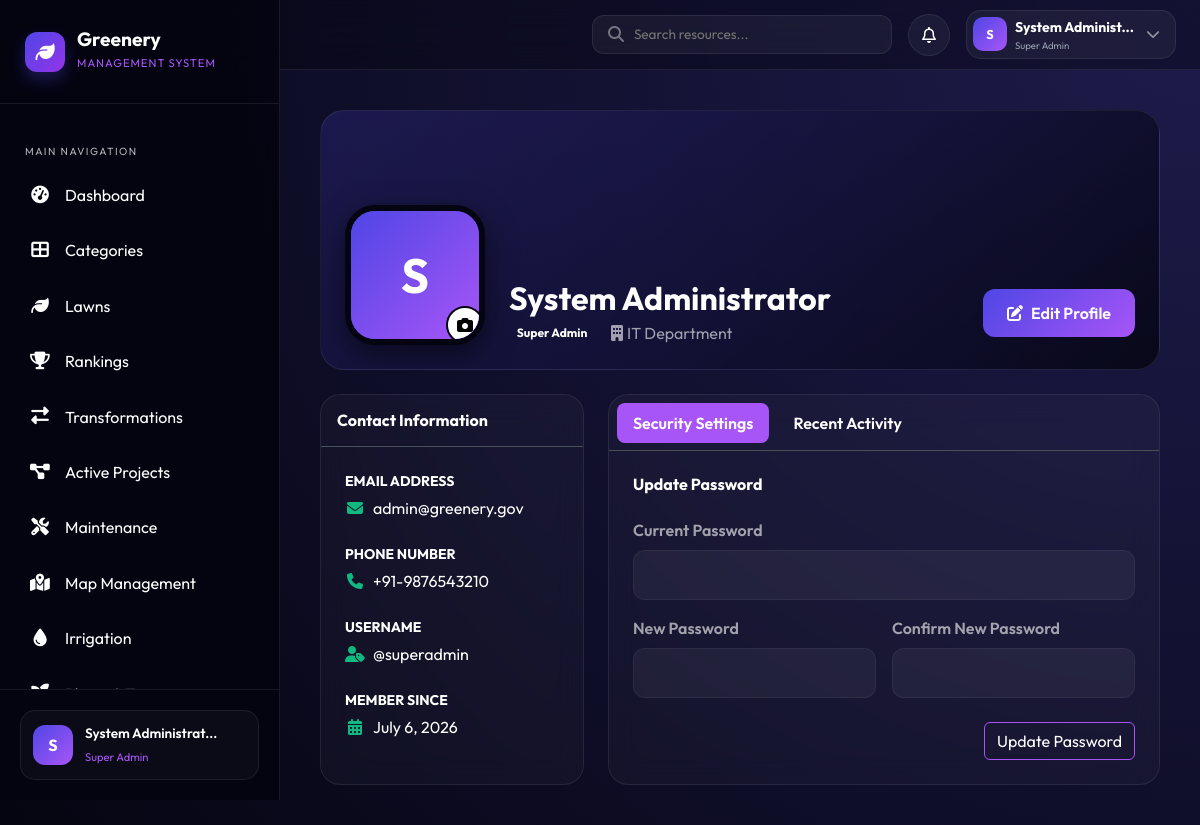
The app's page /profile.php (signed in) with its own data.
### tables this page shows
CREATE TABLE IF NOT EXISTS users (
    id INT AUTO_INCREMENT PRIMARY KEY,
    username VARCHAR(100) NOT NULL UNIQUE,
    email VARCHAR(255) NOT NULL UNIQUE,
    password VARCHAR(255) NOT NULL,
    full_name VARCHAR(255) NOT NULL,
    phone VARCHAR(20),
    avatar VARCHAR(500) DEFAULT NULL,
    role_id INT NOT NULL,
    department VARCHAR(255),
    is_active TINYINT(1) DEFAULT 1,
    last_login TIMESTAMP NULL,
    remember_token VARCHAR(255) DEFAULT NULL,
    reset_token VARCHAR(255) DEFAULT NULL,
    reset_token_expiry DATETIME DEFAULT NULL,
    created_at TIMESTAMP DEFAULT CURRENT_TIMESTAMP,
    updated_at TIMESTAMP DEFAULT CURRENT_TIMESTAMP ON UPDATE CURRENT_TIMESTAMP,
    FOREIGN KEY (role_id) REFERENCES roles(id) ON DELETE RESTRICT
);

CREATE TABLE IF NOT EXISTS roles (
    id INT AUTO_INCREMENT PRIMARY KEY,
    role_name VARCHAR(100) NOT NULL UNIQUE,
    role_slug VARCHAR(100) NOT NULL UNIQUE,
    description TEXT,
    permissions JSON,
    is_active TINYINT(1) DEFAULT 1,
    created_at TIMESTAMP DEFAULT CURRENT_TIMESTAMP,
    updated_at TIMESTAMP DEFAULT CURRENT_TIMESTAMP ON UPDATE CURRENT_TIMESTAMP
);

### profile.php (the view, shortened to what the rows shown need)
<?php
require_once __DIR__ . '/includes/header.php';
$u = currentUser();
?>
<?php include __DIR__ . '/includes/sidebar.php'; ?>
<div class="main-content">
    <div class="content-area">
        <div class="profile-header-banner mb-4" data-aos="fade-down">
            <div class="profile-meta d-flex align-items-end p-4">
                <div class="profile-avatar-large me-4">
                    <?php if ($u['avatar']): ?>
                        <img src="<?php echo UPLOADS_URL . '/' . e($u['avatar']); ?>" alt="">
                    <?php else: ?>
                        <div class="avatar-initials-lg"><?php echo strtoupper(substr($u['full_name'], 0, 1)); ?></div>
                    <?php endif; ?>
                    <button class="btn-change-avatar" data-bs-toggle="modal" data-bs-target="#avatarModal">
                        <i class="fas fa-camera"></i>
                    </button>
                </div>
                <div class="profile-titles">
                    <h2 class="fw-bold mb-1 text-white"><?php echo e($u['full_name']); ?></h2>
                    <p class="text-white-50 mb-0 d-flex align-items-center">
                        <span class="badge bg-primary-green me-2"><?php echo e($u['role_name']); ?></span>
                        <i class="fas fa-building me-1 ms-2"></i> <?php echo e($u['department'] ?: 'System Administration'); ?>
                    </p>
                </div>
            </div>
        </div>
        <div class="row g-4">
            <div class="col-xl-4 col-lg-5" data-aos="fade-right">
                <div class="card-glass h-100">
                    <div class="card-body p-4">
                        <div class="info-row mb-4">
                            <label class="text-white-50 small text-uppercase fw-bold mb-1 d-block">Email Address</label>
                            <p class="mb-0 text-white"><i class="fas fa-envelope text-success me-2"></i><?php echo e($u['email']); ?></p>
                        </div>
                        <div class="info-row mb-4">
                            <label class="text-white-50 small text-uppercase fw-bold mb-1 d-block">Phone Number</label>
                            <p class="mb-0 text-white"><i class="fas fa-phone text-success me-2"></i><?php echo e($u['phone'] ?: 'Not provided'); ?></p>
                        </div>
                        <div class="info-row mb-4">
                            <label class="text-white-50 small text-uppercase fw-bold mb-1 d-block">Username</label>
                            <p class="mb-0 text-white"><i class="fas fa-user-tag text-success me-2"></i>@<?php echo e($u['username']); ?></p>
                        </div>
                        <div class="info-row">
                            <label class="text-white-50 small text-uppercase fw-bold mb-1 d-block">Member Since</label>
                            <p class="mb-0 text-white"><i class="fas fa-calendar-alt text-success me-2"></i><?php echo date('F j, Y', strtotime($u['created_at'])); ?></p>
                        </div>
                    </div>
                </div>
            </div>
        </div>
    </div>
</div>
<?php include __DIR__ . '/includes/footer.php'; ?>

### includes/header.php (shortened to what the rows shown need)
<?php
require_once __DIR__ . '/functions.php';
?>
<!DOCTYPE html>
<html lang="en" data-bs-theme="dark">
<head>
    <link href="https://cdn.jsdelivr.net/npm/bootstrap@5.3.0/dist/css/bootstrap.min.css" rel="stylesheet">
    <link rel="stylesheet" href="https://cdnjs.cloudflare.com/ajax/libs/font-awesome/6.4.0/css/all.min.css">
    <link href="https://unpkg.com/aos@2.3.1/dist/aos.css" rel="stylesheet">
    <link rel="stylesheet" href="<?php echo CSS_URL; ?>/style.css?v=<?php echo time(); ?>">
</head>
<body>
    <?php if(isLoggedIn()): $u = currentUser(); ?>
    <header class="desktop-topbar d-none d-lg-flex">
        <div class="ms-auto d-flex align-items-center gap-3 pe-4">
            <div class="top-search d-none d-xl-flex">
                <i class="fas fa-search"></i>
                <input type="text" placeholder="Search resources...">
            </div>
            <div class="dropdown" id="notificationDropdownContainer">
                <button class="btn btn-glass-circle position-relative" data-bs-toggle="dropdown" id="notificationBellBtn">
                    <i class="far fa-bell"></i>
                </button>
            </div>
            <div class="dropdown profile-dropdown">
                <button class="btn btn-glass profile-btn d-flex align-items-center gap-2" data-bs-toggle="dropdown">
                    <div class="avatar-sm">
                        <?php if ($u['avatar']): ?>
                            <img src="<?php echo UPLOADS_URL . '/' . e($u['avatar']); ?>" alt="">
                        <?php else: ?>
                            <div class="avatar-initials-xs"><?php echo strtoupper(substr($u['full_name'], 0, 1)); ?></div>
                        <?php endif; ?>
                    </div>
                    <div class="profile-info text-start d-none d-md-block">
                        <span class="d-block fw-bold small"><?php echo e(truncate($u['full_name'], 15)); ?></span>
                        <span class="d-block text-muted" style="font-size: 0.6rem;"><?php echo e($u['role_name']); ?></span>
                    </div>
                    <i class="fas fa-chevron-down small opacity-50 ms-1"></i>
                </button>
            </div>
        </div>
    </header>
    <?php endif; ?>
    <div class="wrapper">

### includes/sidebar.php (shortened to what the rows shown need)
<?php
$user = $user ?? currentUser();
?>
<aside class="sidebar" id="sidebar">
    <div class="sidebar-footer">
        <div class="sidebar-user-card">
            <div class="user-avatar-sm">
                <?php if ($user && $user['avatar']): ?>
                <img src="<?php echo UPLOADS_URL . '/' . e($user['avatar']); ?>" alt="">
                <?php else: ?>
                <div class="avatar-initials-sm"><?php echo $user ? strtoupper(substr($user['full_name'], 0, 1)) : 'U'; ?></div>
                <?php endif; ?>
            </div>
            <div class="user-info-sm">
                <span class="name"><?php echo $user ? e(truncate($user['full_name'], 18)) : 'User'; ?></span>
                <span class="role"><?php echo $user ? e($user['role_name']) : ''; ?></span>
            </div>
        </div>
    </div>
</aside>

### records on screen
users: full_name "S", full_name "System Administ...", role.role_name "Super Admin", full_name "System Administrat...", full_name "System Administrator", department "IT Department", email "admin@greenery.gov", phone "+91-9876543210", username "superadmin", created_at "July 6, 2026"

### other values on screen
$item['label'] "Dashboard"
$item['label'] "Categories"
$item['label'] "Lawns"
$item['label'] "Rankings"
$item['label'] "Transformations"
$item['label'] "Active Projects"
$item['label'] "Maintenance"
$item['label'] "Map Management"
$item['label'] "Irrigation"
